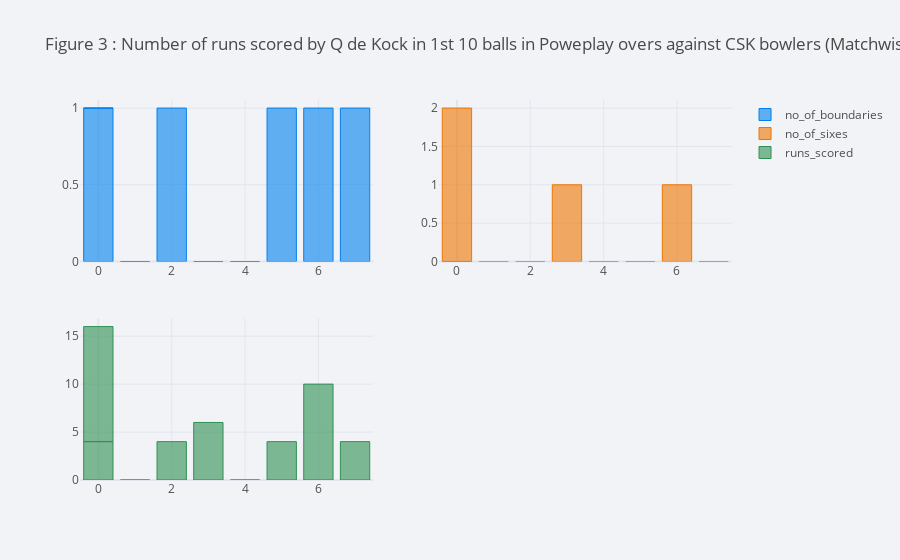

Notebook source saved alongside this figure:
### Markdown cell above
## 2.3 Powerplay overs against CSK bowlers
for overall IPL data in powerplay overs results were same as in 2.1

### Code cell
q_d = deliveries[(deliveries.batsman == 'Q de Kock') & (deliveries.over <= 6) & (deliveries.bowler.isin(CSK_bowlers))]
qd1 = q_d[["match_id", "batsman", "ball", "batsman_runs"]].groupby(['match_id'])['ball'].count().reset_index()

# less than 10 balls played
l1 = qd1[qd1.ball <10].match_id.values
qd_L = q_d[q_d.match_id.isin(l1)]

m_id =[]
no_of_boundaries = []
no_of_sixes = []
for i in qd_L.match_id.unique():
    qd = qd_L[qd_L.match_id == i].reset_index()
    m_id.append(qd.match_id.unique()[0])
    no_of_boundaries.append(len(qd[qd.batsman_runs == 4])) # record the number of boundaries 
    no_of_sixes.append(len(qd[qd.batsman_runs == 6])) # record the number of sixes

# Create a dataframe
q_data1 = pd.DataFrame(list(zip(m_id, no_of_boundaries, no_of_sixes)), 
               columns =['match_id', 'no_of_boundaries', 'no_of_sixes'])

###############################################################################################################################
# greater than 10 balls
m_id =[]
no_of_boundaries = []
no_of_sixes = []
l2 = qd1[qd1.ball >= 10].match_id.values
qd_G = q_d[q_d.match_id.isin(l2)]
for i in qd_G.match_id.unique():
    qd1 = qd_G[qd_G.match_id == i].reset_index()
    td1 = qd1[qd1.index <10]
    m_id.append(td1.match_id.unique()[0])
    no_of_boundaries.append(len(td1[td1.batsman_runs == 4])) # record the number of boundaries 
    no_of_sixes.append(len(td1[td1.batsman_runs == 6])) # record the number of sixes

#print(m_id, no_of_boundaries) 
# Create a dataframe
q_data2 = pd.DataFrame(list(zip(m_id, no_of_boundaries, no_of_sixes)), 
               columns =['match_id', 'no_of_boundaries', 'no_of_sixes'])


fd = [q_data1, q_data2]
q_data = pd.concat(fd)
q_data["runs_scored"] = q_data.no_of_boundaries*4 + q_data.no_of_sixes*6
q_data["index"] = q_data.index
import numpy as np
import cufflinks as cf

#print("List of Cufflinks Themes : ", cf.getThemes())
cf.set_config_file(theme='solar',sharing='public',offline=True)
q_data.iplot(kind="bar",x = "index",
                subplots=True,
                sortbars=True,
                keys = ["no_of_boundaries","no_of_sixes","runs_scored"],
                title="Figure 3 : Number of runs scored by Q de Kock in 1st 10 balls in Poweplay overs against CSK bowlers (Matchwise) ",
                theme="polar")

### Figure 1 — Plotly figure (JSON) as saved in the notebook; plotly's stock layout.template omitted (floating-point values rounded to 4 significant figures)
{"data": [{"marker": {"color": "rgba(0, 128, 240, 0.6)", "line": {"color": "rgba(0, 128, 240, 1.0)", "width": 1}}, "name": "no_of_boundaries", "orientation": "v", "text": "", "type": "bar", "x": [0, 1, 2, 3, 4, 5, 6, 7, 0], "xaxis": "x", "y": [1, 0, 1, 0, 0, 1, 1, 1, 0], "yaxis": "y"}, {"marker": {"color": "rgba(238, 118, 0, 0.6)", "line": {"color": "rgba(238, 118, 0, 1.0)", "width": 1}}, "name": "no_of_sixes", "orientation": "v", "text": "", "type": "bar", "x": [0, 1, 2, 3, 4, 5, 6, 7, 0], "xaxis": "x2", "y": [0, 0, 0, 1, 0, 0, 1, 0, 2], "yaxis": "y2"}, {"marker": {"color": "rgba(48, 144, 84, 0.6)", "line": {"color": "rgba(48, 144, 84, 1.0)", "width": 1}}, "name": "runs_scored", "orientation": "v", "text": "", "type": "bar", "x": [0, 1, 2, 3, 4, 5, 6, 7, 0], "xaxis": "x3", "y": [4, 0, 4, 6, 0, 4, 10, 4, 12], "yaxis": "y3"}], "layout": {"legend": {"bgcolor": "#F2F3F7", "font": {"color": "#505050"}}, "paper_bgcolor": "#F2F3F7", "plot_bgcolor": "#F2F3F7", "title": {"font": {"color": "#484848"}, "text": "Figure 3 : Number of runs scored by Q de Kock in 1st 10 balls in Poweplay overs against CSK bowlers (Matchwise) "}, "xaxis": {"anchor": "y", "domain": [0, 0.45], "gridcolor": "#E1E5ED", "showgrid": true, "tickfont": {"color": "#505050"}, "title": {"font": {"color": "#505050"}, "text": ""}, "zerolinecolor": "#E1E5ED"}, "xaxis2": {"anchor": "y2", "domain": [0.55, 1], "gridcolor": "#E1E5ED", "showgrid": true, "tickfont": {"color": "#505050"}, "title": {"font": {"color": "#505050"}, "text": ""}, "zerolinecolor": "#E1E5ED"}, "xaxis3": {"anchor": "y3", "domain": [0, 0.45], "gridcolor": "#E1E5ED", "showgrid": true, "tickfont": {"color": "#505050"}, "title": {"font": {"color": "#505050"}, "text": ""}, "zerolinecolor": "#E1E5ED"}, "yaxis": {"anchor": "x", "domain": [0.575, 1], "gridcolor": "#E1E5ED", "showgrid": true, "tickfont": {"color": "#505050"}, "title": {"font": {"color": "#505050"}, "text": ""}, "zerolinecolor": "#E1E5ED"}, "yaxis2": {"anchor": "x2", "domain": [0.575, 1], "gridcolor": "#E1E5ED", "showgrid": true, "tickfont": {"color": "#505050"}, "title": {"font": {"color": "#505050"}, "text": ""}, "zerolinecolor": "#E1E5ED"}, "yaxis3": {"anchor": "x3", "domain": [0, 0.425], "gridcolor": "#E1E5ED", "showgrid": true, "tickfont": {"color": "#505050"}, "title": {"font": {"color": "#505050"}, "text": ""}, "zerolinecolor": "#E1E5ED"}}}
